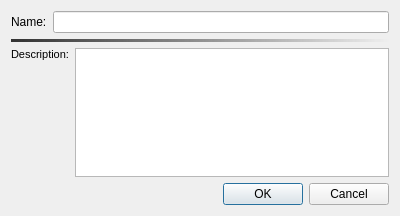
<?xml version="1.0" encoding="UTF-8"?>
<ui version="4.0">
 <class>MonsterActionEditDialog</class>
 <widget class="QDialog" name="MonsterActionEditDialog">
  <property name="geometry">
   <rect>
    <x>0</x>
    <y>0</y>
    <width>400</width>
    <height>216</height>
   </rect>
  </property>
  <property name="windowTitle">
   <string>Dialog</string>
  </property>
  <property name="styleSheet">
   <string notr="true">background-image: url(:/img/data/parchment.jpg);</string>
  </property>
  <layout class="QVBoxLayout" name="verticalLayout">
   <item>
    <layout class="QHBoxLayout" name="horizontalLayout">
     <item>
      <widget class="QLabel" name="lblName">
       <property name="font">
        <font>
         <pointsize>9</pointsize>
        </font>
       </property>
       <property name="text">
        <string>Name:</string>
       </property>
      </widget>
     </item>
     <item>
      <widget class="QLineEdit" name="edtName">
       <property name="font">
        <font>
         <pointsize>9</pointsize>
        </font>
       </property>
      </widget>
     </item>
    </layout>
   </item>
   <item>
    <widget class="Line" name="line_5">
     <property name="styleSheet">
      <string notr="true">background-color: qlineargradient(spread:pad, x1:0, y1:0, x2:1, y2:0, stop:0 rgba(50, 50, 50, 255), stop:1 rgba(50, 50, 50, 0));</string>
     </property>
     <property name="frameShadow">
      <enum>QFrame::Plain</enum>
     </property>
     <property name="lineWidth">
      <number>-1</number>
     </property>
     <property name="midLineWidth">
      <number>0</number>
     </property>
     <property name="orientation">
      <enum>Qt::Horizontal</enum>
     </property>
    </widget>
   </item>
   <item>
    <layout class="QHBoxLayout" name="horizontalLayout_2">
     <item>
      <widget class="QLabel" name="lblDescription">
       <property name="sizePolicy">
        <sizepolicy hsizetype="Preferred" vsizetype="Preferred">
         <horstretch>0</horstretch>
         <verstretch>0</verstretch>
        </sizepolicy>
       </property>
       <property name="font">
        <font>
         <pointsize>8</pointsize>
        </font>
       </property>
       <property name="text">
        <string>Description:</string>
       </property>
       <property name="alignment">
        <set>Qt::AlignLeading|Qt::AlignLeft|Qt::AlignTop</set>
       </property>
       <property name="wordWrap">
        <bool>true</bool>
       </property>
      </widget>
     </item>
     <item>
      <widget class="QTextEdit" name="edtDescription"/>
     </item>
    </layout>
   </item>
   <item>
    <widget class="QDialogButtonBox" name="buttonBox">
     <property name="orientation">
      <enum>Qt::Horizontal</enum>
     </property>
     <property name="standardButtons">
      <set>QDialogButtonBox::Cancel|QDialogButtonBox::Ok</set>
     </property>
    </widget>
   </item>
  </layout>
 </widget>
 <resources/>
 <connections>
  <connection>
   <sender>buttonBox</sender>
   <signal>accepted()</signal>
   <receiver>MonsterActionEditDialog</receiver>
   <slot>accept()</slot>
   <hints>
    <hint type="sourcelabel">
     <x>248</x>
     <y>254</y>
    </hint>
    <hint type="destinationlabel">
     <x>157</x>
     <y>274</y>
    </hint>
   </hints>
  </connection>
  <connection>
   <sender>buttonBox</sender>
   <signal>rejected()</signal>
   <receiver>MonsterActionEditDialog</receiver>
   <slot>reject()</slot>
   <hints>
    <hint type="sourcelabel">
     <x>316</x>
     <y>260</y>
    </hint>
    <hint type="destinationlabel">
     <x>286</x>
     <y>274</y>
    </hint>
   </hints>
  </connection>
 </connections>
</ui>
